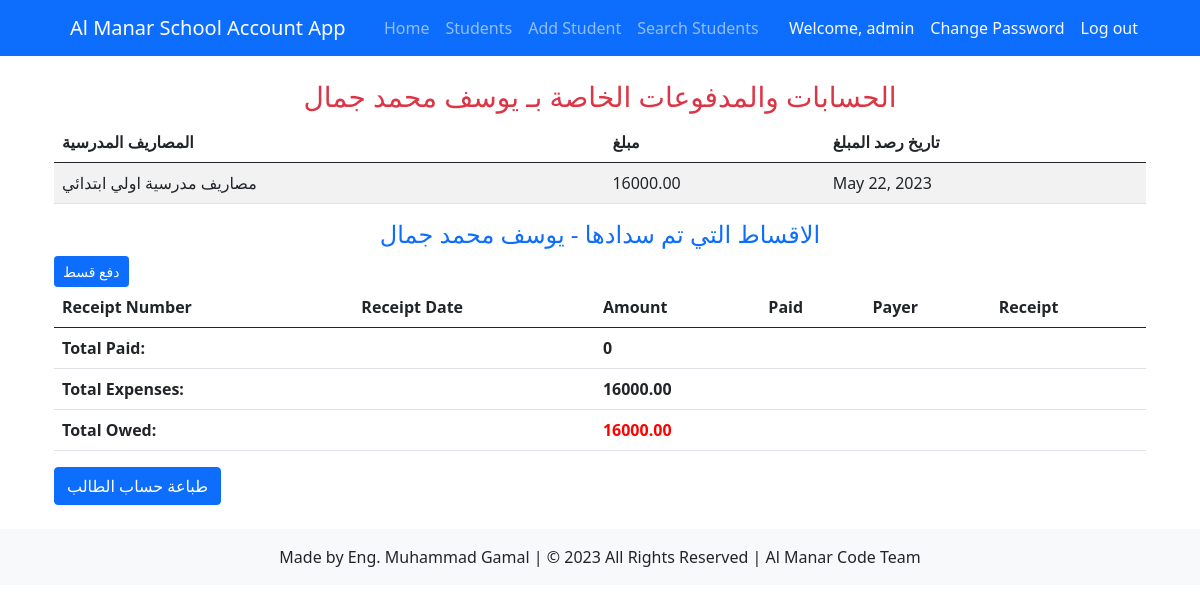
/students/student_detail/2/ (signed in), run on an earlier commit of the app's database.
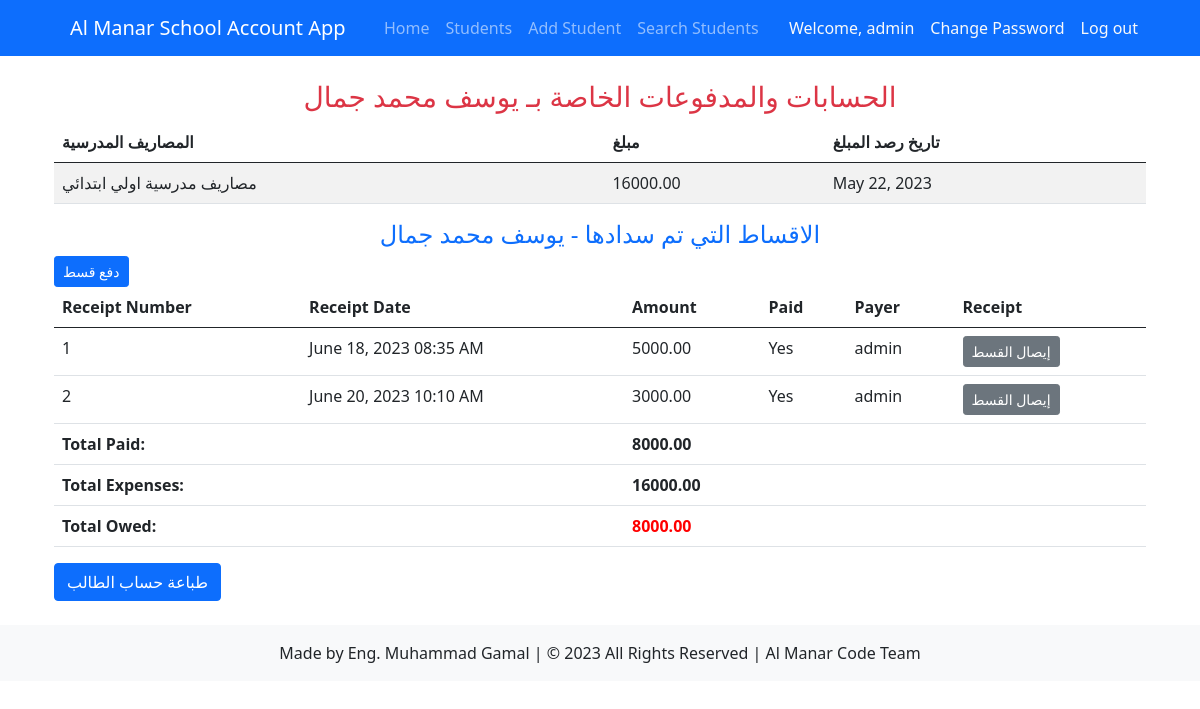
And on a later commit of the database.
### account/models.py (models this page shows)
class User(AbstractUser):
    username = models.CharField(max_length=150, unique=True)  # Add the username field
    email = models.EmailField(unique=True)
    date_of_enrollment = models.DateField(null=True, blank=True)
    national_id = models.CharField(max_length=20, null=True, blank=True)
    department = models.CharField(max_length=20, choices=[
        ('accounts', 'Accounts'),
        ('student_affairs', 'Student Affairs'),
        ('administration', 'Administration')
    ])
    USERNAME_FIELD = 'username'
    REQUIRED_FIELDS = ['email']
    objects = CustomUserManager()
    class Meta:
        permissions = [
            ('can_view_reports', 'Can view all reports'),
            ('can_edit_employee', 'Can edit employee profile'),
            ('can_add_student', 'Can add new student'),
            ('can_edit_student', 'Can edit student profile'),
            ('can_add_expense', 'Can add new expense'),
            ('can_pay_installment', 'Can pay student installment')
        ]

### students/models.py (models this page shows, shortened)
class Student(models.Model):
    GENDER_CHOICES = (
        ('', '---------'),
        ('M', 'Male'),
        ('F', 'Female'),
    )
    name = models.CharField(max_length=50)
    national_number = models.IntegerField(unique=True)
    age = models.IntegerField()
    gender = models.CharField(max_length=1, choices=GENDER_CHOICES)
    date_of_birth = models.DateField()
    academic_year = models.ForeignKey(AcademicYear, on_delete=models.CASCADE, default=timezone.now)
    classroom = models.ManyToManyField(Classroom)
    classroom_name = models.ForeignKey(Classroom, on_delete=models.SET_NULL, null=True, related_name='students_by_name')
    total_payments = models.DecimalField(max_digits=8, decimal_places=2, default=0)
    total_owed = models.DecimalField(max_digits=8, decimal_places=2, default=0)

class Expense(models.Model):
    classroom = models.ForeignKey(Classroom, related_name='classroom_expenses', on_delete=models.CASCADE, null=True)
    expense_type = models.CharField(max_length=50)
    amount = models.DecimalField(max_digits=8, decimal_places=2)
    date = models.DateField()
    total_owed = models.DecimalField(max_digits=8, decimal_places=2, default=0)

class Tuition(models.Model):
    student = models.ForeignKey('Student', related_name='tuitions', on_delete=models.CASCADE)
    installment_number = models.IntegerField()
    amount_tuition = models.DecimalField(max_digits=8, decimal_places=2)
    paid = models.BooleanField(default=False)
    receipt_date = models.DateTimeField(default=timezone.now, editable=False)

### students/views.py (the view)
# urls.py: path('student_detail/<int:pk>/', views.student_detail, name='student_detail'),
@never_cache
@login_required
def student_detail(request, pk):
    student = get_object_or_404(Student, pk=pk)
    installments = Tuition.objects.filter(student=student)
    total_paid = sum(installment.amount_tuition for installment in installments if installment.paid)
    classroom = student.classroom.first()  # retrieve the first classroom for the student
    expenses = Expense.objects.filter(classroom=classroom)
    total_expenses = sum(expense.amount for expense in expenses)
    total_owed = total_expenses - total_paid
    if request.method == 'POST':
        payment_amount = request.POST.get('payment_amount')
        if payment_amount:
            payment_amount = float(payment_amount)
            installment = Tuition.objects.create(student=student, amount_tuition=payment_amount, paid=True)
            student.update_total_payments()
    context = {
        'student': student,
        'installments': installments,
        'total_paid': total_paid,
        'expenses': expenses,
        'total_expenses': total_expenses,
        'total_owed': total_owed,
    }
    return render(request, 'students/student_detail.html', context)

### students/templates/students/student_detail.html (shortened to what this page needs)
{% extends 'students/base.html' %}
{% load crispy_forms_tags %}
{% block content %}
<h3 class='text-center text-danger'>الحسابات والمدفوعات الخاصة بـ {{ student.name }} </h3>
<div class="button " >
    <table class="table table-striped">
        <thead>
            <tr>
                <th>المصاريف المدرسية</th>
                <th>مبلغ</th>
                <th>تاريخ رصد المبلغ</th>
            </tr>
        </thead>
        <tbody>
            {% for expense in expenses %}
                <tr>
                    <td>{{ expense.expense_type }}</td>
                    <td>{{ expense.amount }}</td>
                    <td>{{ expense.date }}</td>
                </tr>
            {% endfor %}
        </tbody>
    </table>
</div>
    <h4 class='text-center text-primary'> الاقساط التي تم سدادها -  {{ student.name }}</h4>
    <a href="{% url 'students:pay_installment' pk=student.pk %}" class="btn btn-primary btn-sm">دفع قسط </a>
    <table class="table">
        <thead>
            <tr>
                <th>Receipt Number</th>
                <th>Receipt Date</th>
                <th>Amount</th>
                <th>Paid</th>
                <th>Payer</th>
                <th>Receipt</th>
            </tr>
        </thead>
        <tbody>
            {% for installment in installments %}
                <tr>
                    <td>{{ installment.installment_number }}</td>
                    <td>{{ installment.receipt_date|date:"F d, Y" }} {{ installment.receipt_date|time:"h:i A" }}</td>
                    <td>{{ installment.amount_tuition }}</td>
                    <td>
                    {% if installment.paid %}
                        Yes
                    {% else %}
                        No
                    {% endif %}
                    </td>
                    <td>{{ user.username }}</td>
                    <td>
                        <a href="{% url 'students:receipt' pk=installment.pk %}" class="btn btn-secondary btn-sm">إيصال القسط</a>
                    </td>
                </tr>
            {% endfor %}
            <tr>
                <td colspan="2"><strong>Total Paid:</strong></td>
                <td colspan="4"><strong>{{ total_paid }}</strong></td>
            </tr>
            {% if expenses %}
            <tr>
                <td colspan="2"><strong>Total Expenses:</strong></td>
                <td colspan="4"><strong>{{ total_expenses }}</strong></td>
            </tr>
            {% endif %}
            <tr>
                <td colspan="2"><strong>Total Owed:</strong></td>
                <td colspan="4">
                    <strong style="color: {% if total_owed > 0 %}red{% elif total_owed < 0 %}green{% else %}green{% endif %}">
                {% if total_owed > 0 %}
                    {{ total_owed }}
                {% elif total_owed < 0 %}
                    Paid over
                    {{ total_owed }}
                {% else %}
                    0
                {% endif %}
                </strong>
                </td>
            </tr>
        </tbody>
    </table>
    <button class="btn btn-primary print-button" onclick="printReceipt()">طباعة حساب الطالب</button>
    {% endblock %}

### students/templates/students/base.html (shortened to what this page needs)
{% load static %}
{% load crispy_forms_tags %}
<!DOCTYPE html>
<html lang="en">
<head>
<link rel="stylesheet" href="{% static 'css/bootstrap.css' %}">
<link rel="stylesheet" href="{% static 'css/bootstrap.min.css' %}">
<link rel="stylesheet" href="{% static 'css/bootstrap.rtl.css' %}">
<link rel="stylesheet" href="{% static 'css/bootstrap.rtl.min.css' %}">
<link rel="stylesheet" href="{% static 'css/bootstrap-grid.css' %}">
<link rel="stylesheet" href="{% static 'css/bootstrap-grid.min.css' %}">
<link rel="stylesheet" href="{% static 'css/bootstrap-grid.rtl.css' %}">
<link rel="stylesheet" href="{% static 'css/bootstrap-grid.rtl.min.css' %}">
<link rel="stylesheet" href="{% static 'css/bootstrap-reboot.css' %}">
<link rel="stylesheet" href="{% static 'css/bootstrap-reboot.min.css' %}">
<link rel="stylesheet" href="{% static 'css/bootstrap-reboot.rtl.css' %}">
<link rel="stylesheet" href="{% static 'css/bootstrap-reboot.rtl.min.css' %}">
<link rel="stylesheet" href="{% static 'css/bootstrap-utilities.css' %}">
<link rel="stylesheet" href="{% static 'css/bootstrap-utilities.min.css' %}">
<link rel="stylesheet" href="{% static 'css/bootstrap-utilities.rtl.css' %}">
<link rel="stylesheet" href="{% static 'css/bootstrap-utilities.rtl.min.css' %}">
<link rel="stylesheet" href="{% static 'css/style.css' %}">
<link rel="stylesheet" href="https://use.fontawesome.com/releases/v5.15.3/css/all.css">
<link rel="stylesheet" href="https://cdn.jsdelivr.net/npm/bootstrap-icons%401.5.0/font/bootstrap-icons.css">
<link rel="stylesheet" href="https://cdnjs.cloudflare.com/ajax/libs/twitter-bootstrap/5.0.2/css/bootstrap.min.css" />
</head>
<body>
  <nav class="navbar navbar-expand-lg navbar-dark bg-primary">
    <div class="container">
      <a class="navbar-brand" href="#">Al Manar School Account App</a>
      <div class="collapse navbar-collapse" id="navbarNav">
        <ul class="navbar-nav me-auto">
          <li class="nav-item">
            <a class="nav-link {% if request.resolver_match.url_name == 'home' %}active{% endif %}" href="{% url 'students:home' %}">Home</a>
          </li>
          <li class="nav-item">
            <a class="nav-link {% if request.resolver_match.url_name == 'student_list' %}active{% endif %}" href="{% url 'students:student_list' %}">Students</a>
          </li>
          <li class="nav-item">
            <a class="nav-link {% if request.resolver_match.url_name == 'add_student' %}active{% endif %}" href="{% url 'students:add_student' %}">Add Student</a>
          </li>
          <li class="nav-item">
            <a class="nav-link {% if request.resolver_match.url_name == 'search_student' %}active{% endif %}" href="{% url 'students:search_student' %}">Search Students</a>
          </li>
        </ul>
        <ul class="navbar-nav">
          {% if user.is_authenticated %}
            <li class="nav-item">
              <a class="nav-link text-light" href="{% url 'account:view_profile' %}">Welcome, {{ user.username }}</a>
            </li>
            <li class="nav-item">
              <a class="nav-link text-light" href="{% url 'account:change_password' %}">Change Password</a>
            </li>
            <li class="nav-item">
              <a class="nav-link text-light" href="{% url 'account:logout' %}">Log out</a>
            </li>
          {% endif %}
        </ul>
      </div>
    </div>
  </nav>
<div class="container py-4">
    {% block content %}
    {% endblock %}
</div>
<footer class="bg-light text-center py-3">
  Made by Eng. Muhammad Gamal | © 2023 All Rights Reserved | Al Manar Code Team
</footer>
</body>
</html>

### students/static/css/style.css (style rules this page uses)
.btn-primary { background-color: #007bff; border-color: #007bff; }

What changed in the data, as far as the page shows it:
added Tuition: installment_number "1", receipt_date "June 18, 2023", receipt_date "08:35 AM", amount_tuition "5000.00", paid "Yes", {{ user.username }} "admin"
added Tuition: installment_number "2", receipt_date "June 20, 2023", receipt_date "10:10 AM", amount_tuition "3000.00", paid "Yes", {{ user.username }} "admin"
Also different on the page:
{{ total_paid }}: "0" → "8000.00"
{{ total_owed }}: "16000.00" → "8000.00"
